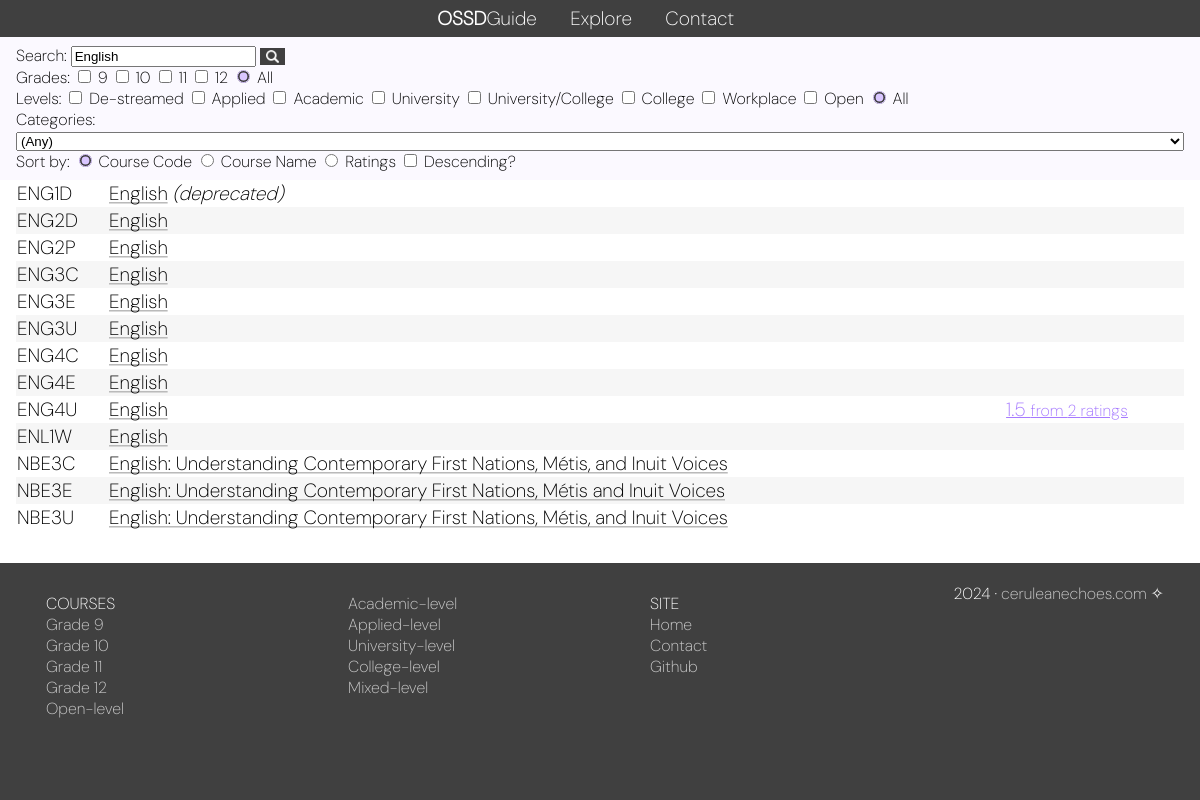
/explore?search=English, run on the app's committed database.
### homescreen/models.py (models this page shows, shortened)
class Courses(models.Model):
    course_code = models.CharField(max_length=5)
    description = models.CharField(max_length=1023)
    course_name = models.CharField(max_length=255)
    category = models.CharField(max_length=255)
    prereq = models.CharField(max_length=1023)
    deprecated = models.BooleanField(default=False)

### homescreen/views.py (the view)
# urls.py: path('explore', views.explore, name='explore'),
def explore(request):
    courseslist = Courses.objects.all()
    category_filter = request.GET.getlist('category')
    grade_filter = request.GET.getlist('grade')
    level_filter = request.GET.getlist('level')
    search = request.GET.get('search')
    sort_by = request.GET.get('sortby')
    rev = request.GET.get('rev')
    grade_checked_list = [0,0,0,0]
    grade_checked_all = False
    level_checked_list = {"De-streamed":0,"Applied":0,"Academic":0,"University":0,"University/College":0,"College":0,"Workplace":0,"Open":0}
    level_to_char = {"De-streamed":"W","Applied":"P","Academic":"D","University":"U","University/College":"M","College":"C","Workplace":"E","Open":"O"}
    level_checked_all = False
    if category_filter:
        category_filter = category_filter[0]
        if category_filter != "(Any)":
            courseslist = courseslist.filter(category__in=category_filter.split(","))
    if grade_filter:
        grade_filter = "".join(grade_filter) #list to str
        courseslist = courseslist.filter(course_code__regex=r'^...[' + grade_filter  + ']+[A-Za-z]$')
        for grade in range(1,5):
            if str(grade) in grade_filter:
                grade_checked_list[grade-1] = 1
    if level_filter:
        level_filter = "".join(level_filter) #list to str
        courseslist = courseslist.filter(course_code__regex=r'^....[' + "".join(level_filter) + ']+$')
        for level in level_checked_list:
            if level_to_char[level] in level_filter:
                level_checked_list[level] = 1
    if search:
        search = "".join([substr for substr in search if (substr.isalnum() or substr in " ()'’:,")]) #keep only alphanum+space+punc
        courseslist = courseslist.filter(course_name__icontains=search) | courseslist.filter(course_code__icontains=search)
    if search == None:
        search = "";
    if (grade_checked_list == [1,1,1,1]) or (grade_checked_list == [0,0,0,0]):
        grade_checked_list = [0,0,0,0]
        grade_checked_all = True
    level_values = list(level_checked_list.values())
    if level_values.count(level_values[0]) == len(level_values): #if all values equal; ie all are checked
        level_checked_list = {"De-streamed":0,"Applied":0,"Academic":0,"University":0,"University/College":0,"College":0,"Workplace":0,"Open":0}
        level_checked_all = True
    if sort_by in ["course_code","course_name"]:
        courseslist = list(courseslist.order_by(sort_by))
    elif not sort_by:
        courseslist = list(courseslist.order_by("course_code"))
        sort_by = "course_code"
    if sort_by == "ratings":
        courseslist = list(courseslist)
        courseslist.sort(key=get_ratings,reverse=True)
    if rev == "1":
        courseslist.reverse()
    categories = [category[0] for category in set(Courses.objects.values_list("category"))]
    categories.sort()
    categories.insert(0, "(Any)")
    template = loader.get_template('explore.html')
    context = {
    'courseslist': courseslist,
    'gradelist': grade_checked_list,
    'grade_checked_all': grade_checked_all,
    'level_checked_list':level_checked_list,
    'level_checked_all':level_checked_all,
    'level_to_char':level_to_char,
    'categories':categories,
    'category_filter':category_filter,
    'search':search,
    'rev':rev,
    'sortby':sort_by,
    'params':["course_code","course_name","ratings"],
    }
    return HttpResponse(template.render(context, request))

### homescreen/views.py (called while the page is built)
@register.filter
def get_item(dictionary, key):
    return dictionary.get(key)

@register.filter
def format(str):
    return str.title().replace("_"," ")

@register.filter
def get_ratings(course):
    return Reviews.objects.filter(course_code = course.course_code).count()

@register.filter
def get_score(course):
    course_reviews_query = Reviews.objects.filter(course_code = course)
    if course_reviews_query.count() > 0:
        return "{:.1f}".format(mean(list(course_reviews_query.values_list('overall_rating',flat=True))))
    else: return None

### homescreen/templates/explore.html (shortened to what this page needs)
{% load static %}
<!DOCTYPE html>
<html>
<head>
<link rel="stylesheet" href="{% static 'homescreen/theme.css' %}">
<div class=headernav>
<a href="../../" class=site-title><b>OSSD</b>Guide</a>
<a href="../../explore">Explore</a>
<a href="../../contact">Contact</a>
</div>
</head>
<body>
<div class="desc-box">
  <form method="get" action="">
    Search:
    <input type="text" id="search_input" name="search" onchange="this.form.submit()" maxlength="32" value="{{search}}" placeholder="Ex. ENG4U, English...">
    <button type=submit class=search-btn style="background-color:#404040;">_</button>
    <br>
    Grades:
    {% for num in gradelist %}
    <input type="checkbox" name="grade" id="grade{{forloop.counter}}" value={{forloop.counter}} onchange="this.form.submit()"
      >
      <label for=grade>{{forloop.counter|add:8}}</label>
    {% endfor %}
      <input type="radio" id="grade_all" onchange="this.form.submit()"
    {% if grade_checked_all %}
       checked
    {% else %}
      name="grade" value="1234"
    {% endif %}
    >
    <label for="grade_all">All</label><br>
    Levels:
  {% for level, value in level_checked_list.items %}
    <input type="checkbox" name="level" id="level{{forloop.counter}}" value={{level_to_char|get_item:level}} onchange="this.form.submit()"
      >
      <label for=level>{{level}}</label>
    {% endfor %}
      <input type="radio" id="level_all" onchange="this.form.submit()"
    {% if level_checked_all %}
       checked
    {% else %}
      name="level" value="WPDUMCEO"
    {% endif %}
    >
    <label for="level_all">All</label><br>
    Categories:
    <select name=category id=category_select onchange="this.form.submit()">
      {% for category in categories %}
      <option value="{{category}}"
        >{{category}}</option>
      {% endfor %}
    </select><br>
    Sort by:
      {% for param in params %}
      <input type="radio" name=sortby id="sortby" onchange="this.form.submit()" value="{{param}}"
      {% if sortby == param %}
        checked
      {% endif %}
      >
      <label for=sortby>{{param|format}}</label>
      {% endfor %}
      <input type="checkbox" name=rev id="reverse" onchange="this.form.submit()"
      {% if rev == "1" %}
      value="0" checked
      {% else %}
      value="1"
      {% endif %}
      >
      <label for=rev>Descending?</label>
  </form>
</div>
<div class=midcontain>
<table>
{% if courseslist%}
  {% for x in courseslist %}
  <tr>
  {% with score=x.course_code|get_score %}
    <td>{{ x.course_code }}</td> <td><a href="/course/{{ x.course_code }}/">{{ x.course_name }}</a>
    {% if x.deprecated %}<em>(deprecated)</em> {% endif %}</td>
    <td>{% if score != None %}<span class=emph>{{score}} <small>from {{x|get_ratings}} ratings</small></span>{% endif %}</td>
  {% endwith %}
</tr>
  {% endfor %}
  {% else %}
    No courses found with those parameters! <em><a href=/explore>Reset all filters</a>?</em>
{% endif %}
</table>
</div>
<div class=footernav>
<div class=midfooter>
<div class=column>
<a href="/../../explore"><span class=footerhead>COURSES</span></a><br>
<a href="../../explore?grade=1">Grade 9</a><br>
<a href="../../explore?grade=2">Grade 10</a><br>
<a href="../../explore?grade=3">Grade 11</a><br>
<a href="../../explore?grade=4">Grade 12</a><br>
<a href="../../explore?level=O">Open-level</a><br>
</div>
<div class=column>
  <a href="../../explore?level=D">Academic-level</a><br>
  <a href="../../explore?level=P">Applied-level</a><br>
  <a href="../../explore?level=U">University-level</a><br>
  <a href="../../explore?level=C">College-level</a><br>
  <a href="../../explore?level=M">Mixed-level</a><br>
</div>
<div class=column>
  <span class=footerhead>SITE</span><br>
  <a href="../../">Home</a><br>
  <a href="../../contact">Contact</a><br>
  <a href="https://github.com/shaan-s">Github</a><br>
</div>
<div style="text-align:right;">2024&nbsp;·&nbsp;<a href="https://www.ceruleanechoes.com">ceruleanechoes.com</a>&nbsp;✧
</div></div>
</body>
</html>

### homescreen/static/homescreen/theme.css (style rules this page uses)
html { font-size: 100%; }
body { margin: 0; display: grid; grid-template-rows: auto auto auto 1fr; min-height: 100vh; }
a { color: black; text-decoration: none; background: linear-gradient(to right, #bababa, #bababa), linear-gradient(to right, rgba(180,0,192,1) 0%, rgba(0,212,255,1) 100%); background-size: 100% 0.08em, 0 0.08em; background-position: 100% 90%, 0 90%; background-repeat: no-repeat; transition: background-size .3s; }
table { font-family: DMSans; font-size: 1.2em; border-spacing: 0px; width: 100%; }
tr:nth-child(even) { background-color: #f6f6f6; }
button, input[type=submit] { border: 1px solid grey; font-size: .8em; cursor: pointer; background: white; }
input[type=radio], input[type=checkbox] { accent-color: #d9c6ff; }
.midcontain { margin-left: 10%; margin-right: 10%; }
.desc-box { background-color: #fbf9ff; padding: 1em 2em 1em 2em; font-family: DMSans; }
.headernav, .footernav { background-color: #404040; margin: 0px; color: white; font-family: DMSans; font-size: 1.2em; overflow: hidden; padding: .3em; text-align: center; }
.headernav a { background: none; color: white; text-align: center; margin-right: 1.5em; }
.search-btn { background: rgba(0,0,0,0) url("searchicon.png"); color: rgba(0,0,0,0); background-repeat: no-repeat; background-size:50%; background-position: center; width: 2em; border: none; }
.footernav { margin-top: 4em; padding: 20px; font-size: 1em; }
.footernav a { color: #ccc; background: none; }
.footerhead { color: #fff; }
.midfooter { margin-left: 10%; margin-right: 10%; }
.column { float:left; text-align: left; width:15%; margin:10px; }
.site-title { margin-right: 1.5em; color: white; }
:root { --starsize: 30px; }
.emph { color: #a67aff; text-decoration: underline; }
@media only screen and (max-width: 1200px) { .midfooter,.midcontain { margin: 0 1em 0 1em; } }
@media only screen and (max-width: 1200px) { .column { width:25%; } }
@media only screen and (max-width: 1200px) { select { width:100%; } }
@media only screen and (max-width: 1200px) { .desc-box { padding: .5em 1em .5em 1em; } }
@media only screen and (max-width: 1200px) { .footernav { margin-top: 2em; } }

### data on the page
Courses: course_code "ENG1D", course_name "English", deprecated "(deprecated)"
Courses: course_code "ENG2D", course_name "English"
Courses: course_code "ENG2P", course_name "English"
Courses: course_code "ENG3C", course_name "English"
Courses: course_code "ENG3E", course_name "English"
Courses: course_code "ENG3U", course_name "English"
Courses: course_code "ENG4C", course_name "English"
Courses: course_code "ENG4E", course_name "English"
Courses: course_code "ENG4U", course_name "English", x "1.5", course_code "2"
Courses: course_code "ENL1W", course_name "English"
Courses: course_code "NBE3C", course_name "English: Understanding Contemporary First Nations, Métis, and Inuit Voices"
Courses: course_code "NBE3E", course_name "English: Understanding Contemporary First Nations, Métis and Inuit Voices"
Courses: course_code "NBE3U", course_name "English: Understanding Contemporary First Nations, Métis, and Inuit Voices"

### other printed values
{{ level }} "De-streamed" "Applied" "Academic" "University" "University/College" "College" "Workplace" "Open"
{{ param|format }} "Course Code" "Course Name" "Ratings"
form field category "(Any)"
